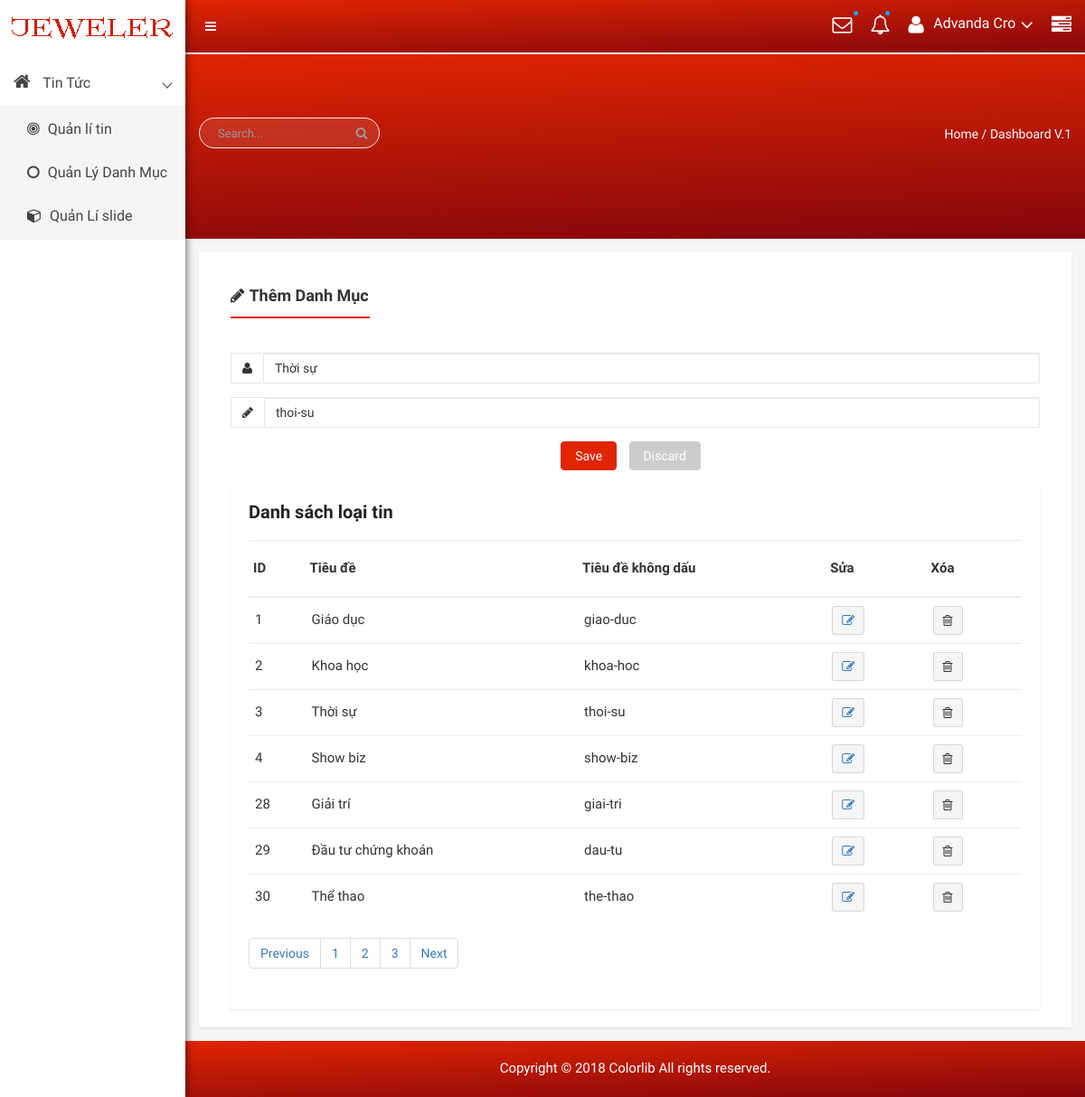
Screenshot of /controller/admin.php?atc=update_cate&id=3 with the database file from the repository.
### tables this page shows
CREATE TABLE `loaitin` (
  `idLoaiTin` int(10) UNSIGNED NOT NULL,
  `Ten` varchar(255) NOT NULL,
  `TenKhongDau` varchar(255) NOT NULL
);

### model/Connect.php (called while the page is built, shortened)
<?php
class connect {
    var $db = NULL;
    function __construct() {
        $dsn = "mysql:host=localhost;dbname=news";
        $user = "root";
        $pass = "root";
        $this->db = new PDO($dsn,$user,$pass);
        $this->db->query('set names "utf8"');
        if (!$this->db) {
            return false;
        }
        else {
           return true;
        }
    }
    public function getList($select) {
        $result = $this->db->query($select);
        return $result;
    }
   public function getInstancse($select) {
    $results = $this->db->query($select);
                $result = $results->fetch();
                return $result;
   }
}
?>

### model/cat.php (called while the page is built, shortened)
<?php
class Catalog {
    function getList()
    {
         $db = new connect();
         $select = "select * from loaitin";
         $result = $db->getList($select);
         return $result;
     }
     function getCateById($id)
     {
         $db = new connect();
         $select = "select * from loaitin where idLoaiTin=$id";
         $result=$db->getInstancse($select);
         return $result;
     }
}
?>

### view/admin/qldanhmuc.php (the view, shortened to what this page needs)
<?php
include "header.php";
?>
  <div class="single-product-tab-area mg-tb-15">
            <div class="single-pro-review-area">
                <div class="container-fluid">
                    <div class="row">
                        <div class="col-lg-12 col-md-12 col-sm-12 col-xs-12">
                            <div class="review-tab-pro-inner">
                                <ul id="myTab3" class="tab-review-design">
                                    <li class="active"><a href="#description"><i class="fa fa-pencil" aria-hidden="true"></i>Thêm danh mục</a></li>
                                </ul>
                                <div id="myTabContent" class="tab-content custom-product-edit">
                                    <div class="product-tab-list tab-pane fade active in" id="description">
                                    <?php
                                    if(isset($_GET['id']) && $_GET['atc'] == 'update_cate') {
                                        extract($dsdm);
                                        ?>
                                        <form action="?atc=dmUpcate" method="post" enctype="multipart/form-data">
                                        <div class="row">
                                            <div class="col-lg-12 col-md-12 col-sm-12 col-xs-12">
                                                <div class="review-content-section">
                                                    <div class="input-group mg-b-pro-edt">
                                                        <span class="input-group-addon"><i class="fa fa-user" aria-hidden="true"></i></span>
                                                        <input type="text" name="title" value="<?php echo $dsdm['Ten'] ?>" class="form-control" placeholder="Tiêu đề danh mục">
                                                    </div>
                                                    <div class="input-group mg-b-pro-edt">
                                                        <span class="input-group-addon"><i class="fa fa-pencil" aria-hidden="true"></i></span>
                                                        <input type="text" name="link_seo" value="<?php echo $dsdm['TenKhongDau'] ?>" class="form-control" placeholder="Tiêu đề danh mục không dấu">
                                                    </div>
                                            </div>
                                        </div>
                                        <div class="row">
                                            <div class="col-lg-12 col-md-12 col-sm-12 col-xs-12">
                                                <div class="text-center mg-b-pro-edt custom-pro-edt-ds">
                                                    <button type="submit"  class="btn btn-primary waves-effect waves-light m-r-10">Save
														</button>
                                                    <button type="button" class="btn btn-warning waves-effect waves-light">Discard
														</button>
                                                </div>
                                            </div>
                                        </div>
                                    </div>
                                    </form>
                                   <?php
                                   }
                                    ?>
            <div class="container-fluid">
                <div class="row">
                    <div class="col-lg-12 col-md-12 col-sm-12 col-xs-12">
                        <div class="product-status-wrap">
                            <h4>Danh sách loại tin</h4>
                            <table>
                                <tr>
                                <th>ID</th>
                                    <th>Tiêu đề</th>
                                    <th>Tiêu đề không dấu</th>
                                    <th>Sửa</th>
                                    <th>Xóa</th>
                                </tr>
                                <?php
                                $cat = new Catalog();
                               $dsdm =  $cat->getList();
                                foreach ($dsdm as $dsdm) {
                                    extract($dsdm);
                                    echo '<tr>
                                    <td>'.$dsdm['idLoaiTin'].'</td>
                                    <td>'.$dsdm['Ten'].'</td>
                                    <td>'.$dsdm['TenKhongDau'].'</td>
                                    <td>
                                    <a href="?atc=update_cate&id='.$dsdm['idLoaiTin'].'"> <button data-toggle="tooltip" name="" title="Edit" class="pd-setting-ed"><i class="fa fa-pencil-square-o" aria-hidden="true"></i></button> </a>
                                    </td>
                                    <td>
                                    <button data-toggle="tooltip" title="Trash" class="pd-setting-ed"><i class="fa fa-trash-o" aria-hidden="true"></i></button>
                                </td>
                                </tr>';
                                }
                                ?>
                            </table>
                            <div class="custom-pagination">
                                <nav aria-label="Page navigation example">
                                    <ul class="pagination">
                                        <li class="page-item"><a class="page-link" href="#">Previous</a></li>
                                        <li class="page-item"><a class="page-link" href="#">1</a></li>
                                        <li class="page-item"><a class="page-link" href="#">2</a></li>
                                        <li class="page-item"><a class="page-link" href="#">3</a></li>
                                        <li class="page-item"><a class="page-link" href="#">Next</a></li>
                                    </ul>
                                </nav>
                            </div>
                                                </div>
                                            </div>
                                        </div>
                                    </div>
                            </div>
                        </div>
                    </div>
                </div>
            </div>
        </div>
<?php
include "footer.php";
?>

### controller/assets-admin/css/main.css (style rules this page uses)
html { color: #222; font-size: 1em; line-height: 1.4; }

### rows the page displays
loaitin: title "Thời sự", link_seo "thoi-su", idLoaiTin "3", Ten "Thời sự", TenKhongDau "thoi-su"
loaitin: idLoaiTin "1", Ten "Giáo dục", TenKhongDau "giao-duc"
loaitin: idLoaiTin "2", Ten "Khoa học", TenKhongDau "khoa-hoc"
loaitin: idLoaiTin "4", Ten "Show biz", TenKhongDau "show-biz"
loaitin: idLoaiTin "28", Ten "Giải trí", TenKhongDau "giai-tri"
loaitin: idLoaiTin "29", Ten "Đầu tư chứng khoán", TenKhongDau "dau-tu"
loaitin: idLoaiTin "30", Ten "Thể thao", TenKhongDau "the-thao"
